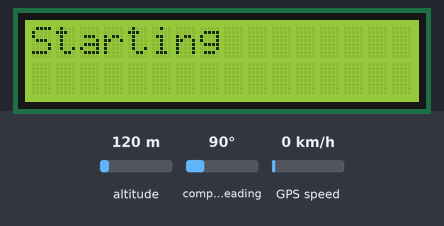
The sketch below on a simulated Arduino Uno, built with avr-gcc and run on an emulated ATmega328P. On the bench: 16×2 character LCD. Inputs (shaded band) come from the test bench; at power-on: altitude 120 m, compass heading 90°, GPS speed 0 km/h. The GPS gets a fix after 3 s at 37.7749, -122.4194 with 8 satellites.

Above: at 0.1 s.
At 3.1 s:
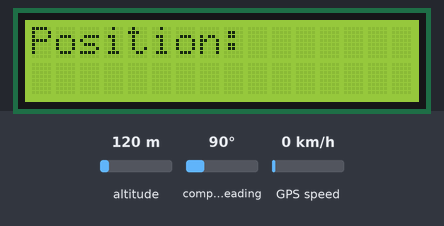
At 4.1 s:
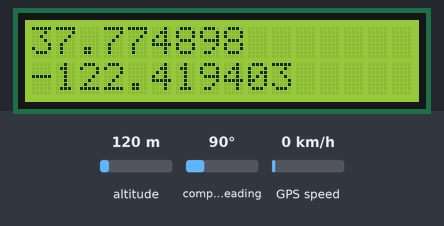
At 6.1 s:
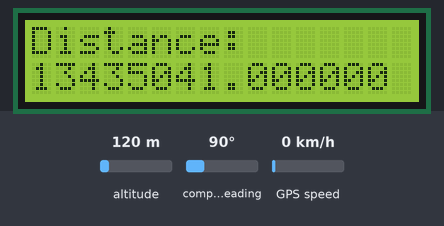
At 8.2 s:
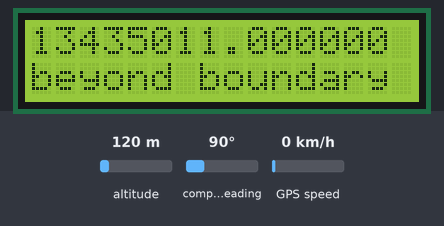

Measured:
- by itself, everything shown: repeats every 9.1 s, in 5 steps
- what the display in image 1 shows lasts 1.0 s, from 3.0 s to 4.0 s
- what the display in image 2 shows lasts 2.1 s, from 4.0 s to 6.1 s

The sketch:

03_geofenceLCD_NEOGPS.ino
```cpp
#include <Arduino.h>
#include "NMEAGPS.h"
#include <SoftwareSerial.h>
#include <Wire.h>
#include <LiquidCrystal_I2C.h>
LiquidCrystal_I2C lcd(0x27, 2, 1, 0, 4, 5, 6, 7, 3, POSITIVE);

NMEAGPS          gps; //create gps object
gps_fix          fix; // current GPS fix/ holds latest value
static const int RXPin = 4, TXPin = 3;
SoftwareSerial ss(RXPin, TXPin);

//change home position and boundary radius HERE!!
NeoGPS::Location_t home( 58039880L, 1006621890L ); // home position (degrees * 10,000,000)
const float        thresholdDistance = 0.030;       // boundary radius (in km)

uint8_t            gpsSeconds; // for counting elapsed time instead of using delay

void setup()
{
  Serial.begin(9600);
  ss.begin(9600);
  lcd.begin(16,2);//Defining 16 columns and 2 rows of lcd display
  lcd.backlight();//To Power ON the back light
  lcd.print("Starting");

} // setup

void loop()
{
  while (gps.available( ss ))
  {
    fix = gps.read(); // read and save the latest gps value

    // Instead of delay, count the number of GPS fixes
    // check subject position for every gps read three times
    gpsSeconds++;
    if (gpsSeconds >= 3)
    {
      gpsSeconds = 0;

      displayInfo();
      checkDist();
    }
  }
} // loop

void displayInfo()
{
  lcd.setCursor(0,0);
  lcd.print("Position: ");
  delay(1000);
  lcd.clear();

  if (fix.valid.location)
  {
    lcd.setCursor(0,0);
    lcd.print(fix.latitude(), 6);// print latitude
    lcd.setCursor(0,1);
    lcd.print(fix.longitude(), 6); // print longitude
    delay(2000);
    lcd.clear();
  }
  else
  {
    lcd.setCursor(0,0);
    lcd.print("INVALID"); //ps: could be unclear sky
    delay(1000);
    lcd.clear();
  }

} //end displayInfo()

void checkDist()
{
  if (fix.valid.location)
  {
    float dist = fix.location.DistanceKm( home ); //distance difference between subject and home position
    lcd.setCursor(0,0);
    lcd.print("Distance:");
    lcd.setCursor(0,1);
    lcd.print(dist*1000, 6);
    lcd.print(" meters");
    delay(2000);
    lcd.clear();

    if (dist >= thresholdDistance )
    {
      lcd.setCursor(0,0);
      lcd.print((dist - thresholdDistance)*1000, 6); //distance difference between subject and boundary
      lcd.print(" meters");
      lcd.setCursor(0,1);
      lcd.print("beyond boundary");
      delay(2000);
      lcd.clear();
    }
    else
    {
      lcd.setCursor(0,0);
      lcd.print("Subject within");
      lcd.setCursor(0,1);
      lcd.print("boundary");
      delay(3000);
      lcd.clear();
    }
  }
}
```
